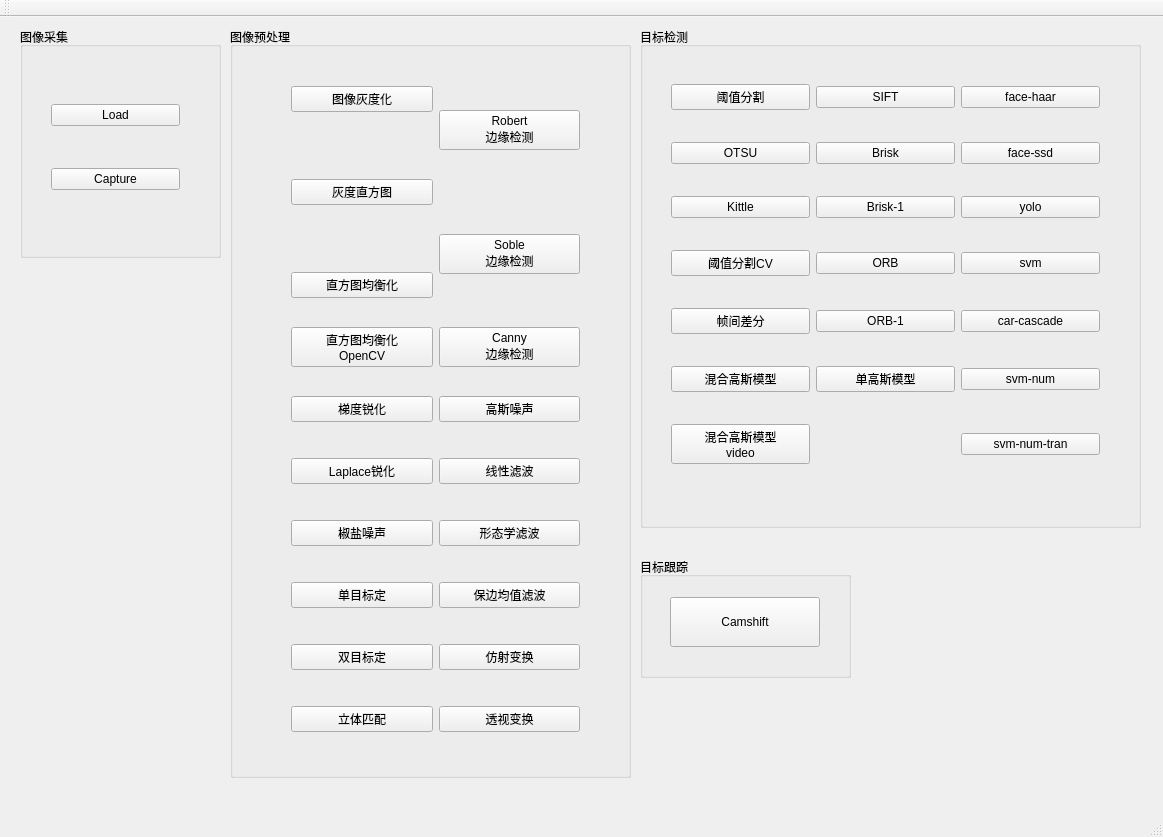
<?xml version="1.0" encoding="UTF-8"?>
<ui version="4.0">
 <class>ExperimentClass</class>
 <widget class="QMainWindow" name="ExperimentClass">
  <property name="geometry">
   <rect>
    <x>0</x>
    <y>0</y>
    <width>1163</width>
    <height>837</height>
   </rect>
  </property>
  <property name="windowTitle">
   <string>Experiment</string>
  </property>
  <widget class="QWidget" name="centralWidget">
   <widget class="QGroupBox" name="groupBox">
    <property name="geometry">
     <rect>
      <x>20</x>
      <y>10</y>
      <width>201</width>
      <height>231</height>
     </rect>
    </property>
    <property name="title">
     <string>图像采集</string>
    </property>
    <widget class="QWidget" name="layoutWidget">
     <property name="geometry">
      <rect>
       <x>20</x>
       <y>30</y>
       <width>151</width>
       <height>181</height>
      </rect>
     </property>
     <layout class="QVBoxLayout" name="verticalLayout">
      <item>
       <widget class="QPushButton" name="Load">
        <property name="text">
         <string>Load</string>
        </property>
        <property name="iconSize">
         <size>
          <width>16</width>
          <height>16</height>
         </size>
        </property>
       </widget>
      </item>
      <item>
       <widget class="QPushButton" name="Capture">
        <property name="text">
         <string>Capture</string>
        </property>
        <property name="iconSize">
         <size>
          <width>16</width>
          <height>16</height>
         </size>
        </property>
       </widget>
      </item>
     </layout>
    </widget>
   </widget>
   <widget class="QGroupBox" name="groupBox_2">
    <property name="geometry">
     <rect>
      <x>230</x>
      <y>10</y>
      <width>401</width>
      <height>751</height>
     </rect>
    </property>
    <property name="title">
     <string>图像预处理</string>
    </property>
    <widget class="QWidget" name="layoutWidget">
     <property name="geometry">
      <rect>
       <x>50</x>
       <y>30</y>
       <width>311</width>
       <height>712</height>
      </rect>
     </property>
     <layout class="QGridLayout" name="gridLayout" rowminimumheight="50,50,50,50,50,50,50,50,50,50,50">
      <property name="sizeConstraint">
       <enum>QLayout::SetDefaultConstraint</enum>
      </property>
      <property name="spacing">
       <number>6</number>
      </property>
      <item row="0" column="0">
       <widget class="QPushButton" name="grayImage">
        <property name="text">
         <string>图像灰度化</string>
        </property>
       </widget>
      </item>
      <item row="0" column="1" rowspan="2">
       <widget class="QPushButton" name="Robert">
        <property name="text">
         <string>Robert
边缘检测</string>
        </property>
       </widget>
      </item>
      <item row="1" column="0" rowspan="2">
       <widget class="QPushButton" name="Hist">
        <property name="text">
         <string>灰度直方图</string>
        </property>
       </widget>
      </item>
      <item row="2" column="1" rowspan="2">
       <widget class="QPushButton" name="Soble">
        <property name="text">
         <string>Soble
边缘检测</string>
        </property>
       </widget>
      </item>
      <item row="3" column="0">
       <widget class="QPushButton" name="equalizeHist">
        <property name="text">
         <string>直方图均衡化</string>
        </property>
       </widget>
      </item>
      <item row="4" column="0">
       <widget class="QPushButton" name="equalizeHistCV">
        <property name="text">
         <string>直方图均衡化
OpenCV</string>
        </property>
       </widget>
      </item>
      <item row="5" column="0">
       <widget class="QPushButton" name="GradientSharp">
        <property name="text">
         <string>梯度锐化</string>
        </property>
       </widget>
      </item>
      <item row="5" column="1">
       <widget class="QPushButton" name="Gauss">
        <property name="text">
         <string>高斯噪声</string>
        </property>
       </widget>
      </item>
      <item row="6" column="0">
       <widget class="QPushButton" name="Laplace">
        <property name="text">
         <string>Laplace锐化</string>
        </property>
       </widget>
      </item>
      <item row="6" column="1">
       <widget class="QPushButton" name="LinearFilter">
        <property name="text">
         <string>线性滤波</string>
        </property>
       </widget>
      </item>
      <item row="7" column="0">
       <widget class="QPushButton" name="SaltAndPepper">
        <property name="text">
         <string>椒盐噪声</string>
        </property>
       </widget>
      </item>
      <item row="7" column="1">
       <widget class="QPushButton" name="MorphologicalFilter">
        <property name="text">
         <string>形态学滤波</string>
        </property>
       </widget>
      </item>
      <item row="8" column="0">
       <widget class="QPushButton" name="Monocular">
        <property name="text">
         <string>单目标定</string>
        </property>
       </widget>
      </item>
      <item row="8" column="1">
       <widget class="QPushButton" name="EdgeFilter">
        <property name="text">
         <string>保边均值滤波</string>
        </property>
       </widget>
      </item>
      <item row="9" column="0">
       <widget class="QPushButton" name="Binocular">
        <property name="text">
         <string>双目标定</string>
        </property>
       </widget>
      </item>
      <item row="9" column="1">
       <widget class="QPushButton" name="AffineTrans">
        <property name="text">
         <string>仿射变换</string>
        </property>
       </widget>
      </item>
      <item row="10" column="0">
       <widget class="QPushButton" name="Stereo">
        <property name="text">
         <string>立体匹配</string>
        </property>
       </widget>
      </item>
      <item row="10" column="1">
       <widget class="QPushButton" name="PerspectiveTrans">
        <property name="text">
         <string>透视变换</string>
        </property>
       </widget>
      </item>
      <item row="4" column="1">
       <widget class="QPushButton" name="Canny">
        <property name="text">
         <string>Canny
边缘检测</string>
        </property>
       </widget>
      </item>
     </layout>
    </widget>
   </widget>
   <widget class="QGroupBox" name="groupBox_3">
    <property name="geometry">
     <rect>
      <x>640</x>
      <y>10</y>
      <width>501</width>
      <height>501</height>
     </rect>
    </property>
    <property name="title">
     <string>目标检测</string>
    </property>
    <widget class="QWidget" name="layoutWidget">
     <property name="geometry">
      <rect>
       <x>20</x>
       <y>20</y>
       <width>451</width>
       <height>461</height>
      </rect>
     </property>
     <layout class="QGridLayout" name="gridLayout_2">
      <item row="0" column="0">
       <widget class="QPushButton" name="ThresholdSeg">
        <property name="text">
         <string>阈值分割</string>
        </property>
       </widget>
      </item>
      <item row="0" column="1">
       <widget class="QPushButton" name="SIFT">
        <property name="text">
         <string>SIFT</string>
        </property>
       </widget>
      </item>
      <item row="0" column="2">
       <widget class="QPushButton" name="haar">
        <property name="text">
         <string>face-haar</string>
        </property>
       </widget>
      </item>
      <item row="1" column="0">
       <widget class="QPushButton" name="OTSU">
        <property name="text">
         <string>OTSU</string>
        </property>
       </widget>
      </item>
      <item row="1" column="1">
       <widget class="QPushButton" name="Brisk">
        <property name="text">
         <string>Brisk</string>
        </property>
       </widget>
      </item>
      <item row="1" column="2">
       <widget class="QPushButton" name="ssd">
        <property name="text">
         <string>face-ssd</string>
        </property>
       </widget>
      </item>
      <item row="2" column="0">
       <widget class="QPushButton" name="Kittle">
        <property name="text">
         <string>Kittle</string>
        </property>
       </widget>
      </item>
      <item row="2" column="1">
       <widget class="QPushButton" name="Brisk1">
        <property name="text">
         <string>Brisk-1</string>
        </property>
       </widget>
      </item>
      <item row="2" column="2">
       <widget class="QPushButton" name="yolo">
        <property name="text">
         <string>yolo</string>
        </property>
       </widget>
      </item>
      <item row="3" column="0">
       <widget class="QPushButton" name="ThresholdSegCV">
        <property name="text">
         <string>阈值分割CV</string>
        </property>
       </widget>
      </item>
      <item row="3" column="1">
       <widget class="QPushButton" name="ORB">
        <property name="text">
         <string>ORB</string>
        </property>
       </widget>
      </item>
      <item row="3" column="2">
       <widget class="QPushButton" name="svm">
        <property name="text">
         <string>svm</string>
        </property>
       </widget>
      </item>
      <item row="4" column="0">
       <widget class="QPushButton" name="InterFrameDiff">
        <property name="text">
         <string>帧间差分</string>
        </property>
       </widget>
      </item>
      <item row="4" column="1">
       <widget class="QPushButton" name="ORB1">
        <property name="text">
         <string>ORB-1</string>
        </property>
       </widget>
      </item>
      <item row="4" column="2">
       <widget class="QPushButton" name="carcascade">
        <property name="text">
         <string>car-cascade</string>
        </property>
       </widget>
      </item>
      <item row="5" column="0">
       <widget class="QPushButton" name="MixedGauss">
        <property name="text">
         <string>混合高斯模型</string>
        </property>
       </widget>
      </item>
      <item row="5" column="2">
       <widget class="QPushButton" name="num">
        <property name="text">
         <string>svm-num</string>
        </property>
       </widget>
      </item>
      <item row="6" column="0">
       <widget class="QPushButton" name="MixedGaussVideo">
        <property name="text">
         <string>混合高斯模型
video</string>
        </property>
       </widget>
      </item>
      <item row="6" column="2">
       <widget class="QPushButton" name="tran">
        <property name="text">
         <string>svm-num-tran</string>
        </property>
       </widget>
      </item>
      <item row="5" column="1">
       <widget class="QPushButton" name="singleGauss">
        <property name="text">
         <string>单高斯模型</string>
        </property>
       </widget>
      </item>
     </layout>
    </widget>
   </widget>
   <widget class="QGroupBox" name="groupBox_4">
    <property name="geometry">
     <rect>
      <x>640</x>
      <y>540</y>
      <width>211</width>
      <height>121</height>
     </rect>
    </property>
    <property name="title">
     <string>目标跟踪</string>
    </property>
    <widget class="QPushButton" name="camshift">
     <property name="geometry">
      <rect>
       <x>30</x>
       <y>40</y>
       <width>150</width>
       <height>50</height>
      </rect>
     </property>
     <property name="text">
      <string>Camshift</string>
     </property>
    </widget>
   </widget>
  </widget>
  <widget class="QMenuBar" name="menuBar">
   <property name="geometry">
    <rect>
     <x>0</x>
     <y>0</y>
     <width>1163</width>
     <height>22</height>
    </rect>
   </property>
  </widget>
  <widget class="QToolBar" name="mainToolBar">
   <attribute name="toolBarArea">
    <enum>TopToolBarArea</enum>
   </attribute>
   <attribute name="toolBarBreak">
    <bool>false</bool>
   </attribute>
  </widget>
  <widget class="QStatusBar" name="statusBar"/>
 </widget>
 <layoutdefault spacing="6" margin="11"/>
 <resources>
  <include location="Experiment.qrc"/>
 </resources>
 <connections/>
</ui>
